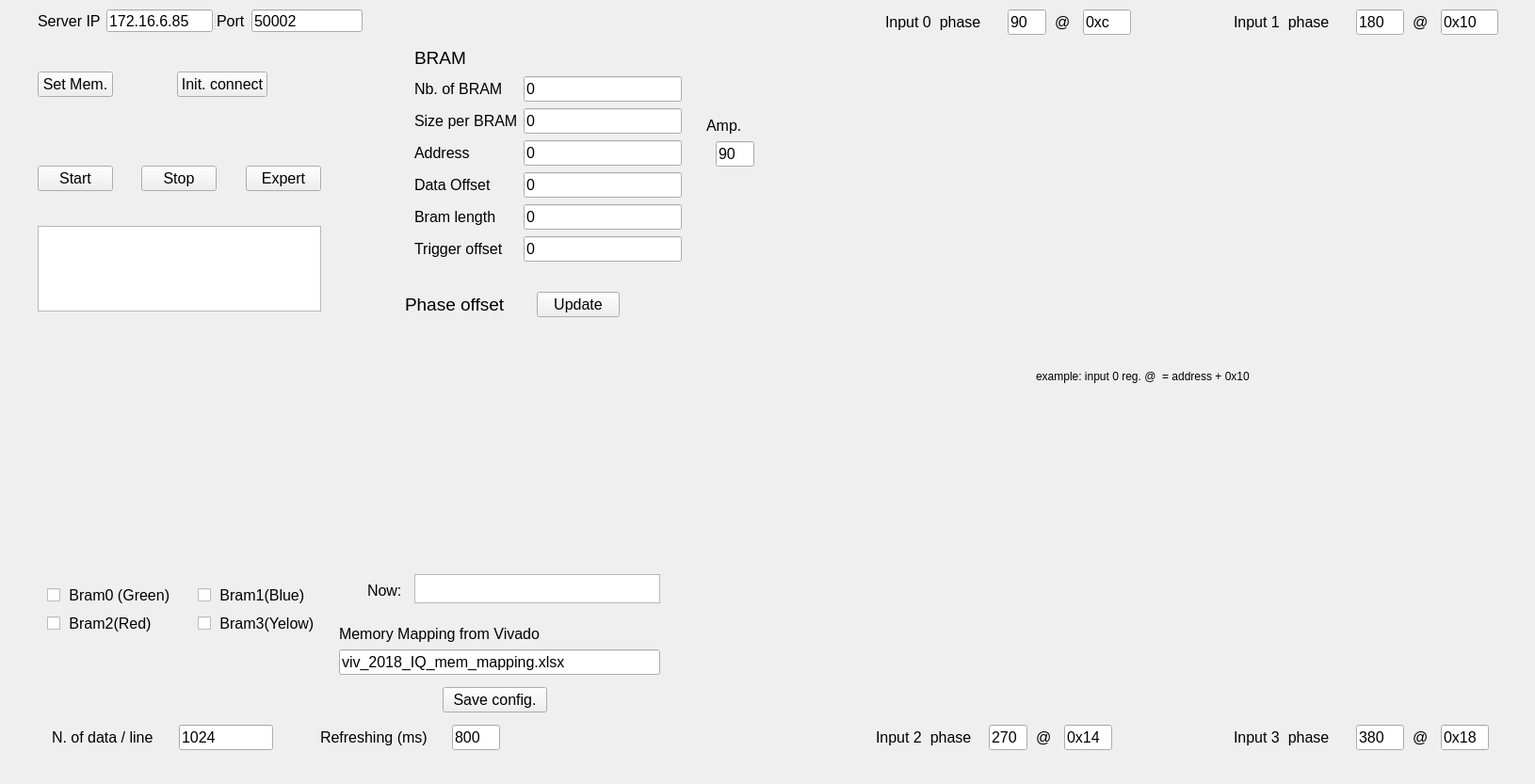
<?xml version="1.0" encoding="UTF-8"?>
<ui version="4.0">
 <class>MainWindow</class>
 <widget class="QMainWindow" name="MainWindow">
  <property name="geometry">
   <rect>
    <x>0</x>
    <y>0</y>
    <width>1630</width>
    <height>833</height>
   </rect>
  </property>
  <property name="windowTitle">
   <string>MainWindow</string>
  </property>
  <widget class="QWidget" name="centralwidget">
   <widget class="QLabel" name="label_6">
    <property name="geometry">
     <rect>
      <x>440</x>
      <y>50</y>
      <width>61</width>
      <height>22</height>
     </rect>
    </property>
    <property name="font">
     <font>
      <pointsize>14</pointsize>
     </font>
    </property>
    <property name="text">
     <string>BRAM</string>
    </property>
   </widget>
   <widget class="QWidget" name="formLayoutWidget">
    <property name="geometry">
     <rect>
      <x>440</x>
      <y>80</y>
      <width>284</width>
      <height>201</height>
     </rect>
    </property>
    <layout class="QGridLayout" name="gridLayout">
     <item row="2" column="1">
      <widget class="QLineEdit" name="ui_bram0_addr">
       <property name="font">
        <font>
         <pointsize>12</pointsize>
        </font>
       </property>
       <property name="text">
        <string>0</string>
       </property>
      </widget>
     </item>
     <item row="4" column="1">
      <widget class="QLineEdit" name="ui_bram0_maplen">
       <property name="font">
        <font>
         <pointsize>12</pointsize>
        </font>
       </property>
       <property name="text">
        <string>0</string>
       </property>
      </widget>
     </item>
     <item row="1" column="1">
      <widget class="QLineEdit" name="ui_bram0_size">
       <property name="font">
        <font>
         <pointsize>12</pointsize>
        </font>
       </property>
       <property name="text">
        <string>0</string>
       </property>
      </widget>
     </item>
     <item row="0" column="0">
      <widget class="QLabel" name="txt_nbr_bram">
       <property name="font">
        <font>
         <pointsize>12</pointsize>
        </font>
       </property>
       <property name="text">
        <string>Nb. of BRAM</string>
       </property>
      </widget>
     </item>
     <item row="2" column="0">
      <widget class="QLabel" name="txt_bram0_start_addr">
       <property name="font">
        <font>
         <pointsize>12</pointsize>
        </font>
       </property>
       <property name="text">
        <string>Address</string>
       </property>
      </widget>
     </item>
     <item row="4" column="0">
      <widget class="QLabel" name="txt_bram0_len">
       <property name="font">
        <font>
         <pointsize>12</pointsize>
        </font>
       </property>
       <property name="text">
        <string>Bram length</string>
       </property>
      </widget>
     </item>
     <item row="1" column="0">
      <widget class="QLabel" name="txt_Onebram_size">
       <property name="font">
        <font>
         <pointsize>12</pointsize>
        </font>
       </property>
       <property name="text">
        <string>Size per BRAM</string>
       </property>
      </widget>
     </item>
     <item row="0" column="1">
      <widget class="QLineEdit" name="ui_nbr_bram">
       <property name="font">
        <font>
         <pointsize>12</pointsize>
        </font>
       </property>
       <property name="text">
        <string>0</string>
       </property>
      </widget>
     </item>
     <item row="3" column="1">
      <widget class="QLineEdit" name="ui_bram0_offset">
       <property name="font">
        <font>
         <pointsize>12</pointsize>
        </font>
       </property>
       <property name="text">
        <string>0</string>
       </property>
      </widget>
     </item>
     <item row="3" column="0">
      <widget class="QLabel" name="txt_bram0_offset">
       <property name="font">
        <font>
         <pointsize>12</pointsize>
        </font>
       </property>
       <property name="text">
        <string>Data Offset</string>
       </property>
       <property name="margin">
        <number>0</number>
       </property>
      </widget>
     </item>
     <item row="5" column="1">
      <widget class="QLineEdit" name="ui_trig_addr">
       <property name="font">
        <font>
         <pointsize>12</pointsize>
        </font>
       </property>
       <property name="text">
        <string>0</string>
       </property>
      </widget>
     </item>
     <item row="5" column="0">
      <widget class="QLabel" name="txt_trig_addr">
       <property name="font">
        <font>
         <pointsize>12</pointsize>
        </font>
       </property>
       <property name="text">
        <string>Trigger offset</string>
       </property>
      </widget>
     </item>
    </layout>
   </widget>
   <widget class="QTextBrowser" name="msgbox">
    <property name="geometry">
     <rect>
      <x>40</x>
      <y>240</y>
      <width>301</width>
      <height>91</height>
     </rect>
    </property>
    <property name="font">
     <font>
      <pointsize>14</pointsize>
     </font>
    </property>
   </widget>
   <widget class="QSplitter" name="splitter">
    <property name="geometry">
     <rect>
      <x>40</x>
      <y>10</y>
      <width>345</width>
      <height>24</height>
     </rect>
    </property>
    <property name="orientation">
     <enum>Qt::Horizontal</enum>
    </property>
    <widget class="QWidget" name="formLayoutWidget_2">
     <layout class="QFormLayout" name="formLayout_2">
      <item row="0" column="0">
       <widget class="QLabel" name="label">
        <property name="font">
         <font>
          <pointsize>12</pointsize>
         </font>
        </property>
        <property name="text">
         <string>Server IP</string>
        </property>
       </widget>
      </item>
      <item row="0" column="1">
       <widget class="QLineEdit" name="server_ip">
        <property name="font">
         <font>
          <pointsize>12</pointsize>
         </font>
        </property>
        <property name="text">
         <string>172.16.6.85</string>
        </property>
       </widget>
      </item>
     </layout>
    </widget>
    <widget class="QWidget" name="formLayoutWidget_3">
     <layout class="QFormLayout" name="formLayout_4">
      <item row="0" column="0">
       <widget class="QLabel" name="label_7">
        <property name="font">
         <font>
          <pointsize>12</pointsize>
         </font>
        </property>
        <property name="text">
         <string>Port</string>
        </property>
       </widget>
      </item>
      <item row="0" column="1">
       <widget class="QLineEdit" name="server_port">
        <property name="font">
         <font>
          <pointsize>12</pointsize>
         </font>
        </property>
        <property name="text">
         <string>50002</string>
        </property>
       </widget>
      </item>
     </layout>
    </widget>
   </widget>
   <widget class="CustomWidget" name="rtplot" native="true">
    <property name="geometry">
     <rect>
      <x>40</x>
      <y>340</y>
      <width>671</width>
      <height>261</height>
     </rect>
    </property>
   </widget>
   <widget class="QTextEdit" name="current_dt">
    <property name="geometry">
     <rect>
      <x>440</x>
      <y>610</y>
      <width>261</width>
      <height>31</height>
     </rect>
    </property>
   </widget>
   <widget class="QLabel" name="label_2">
    <property name="geometry">
     <rect>
      <x>390</x>
      <y>620</y>
      <width>59</width>
      <height>14</height>
     </rect>
    </property>
    <property name="font">
     <font>
      <pointsize>12</pointsize>
     </font>
    </property>
    <property name="text">
     <string>Now:</string>
    </property>
   </widget>
   <widget class="QLineEdit" name="bram0_num_data">
    <property name="geometry">
     <rect>
      <x>190</x>
      <y>770</y>
      <width>100</width>
      <height>27</height>
     </rect>
    </property>
    <property name="font">
     <font>
      <pointsize>12</pointsize>
     </font>
    </property>
    <property name="text">
     <string>1024</string>
    </property>
   </widget>
   <widget class="QLabel" name="now">
    <property name="geometry">
     <rect>
      <x>55</x>
      <y>770</y>
      <width>129</width>
      <height>27</height>
     </rect>
    </property>
    <property name="font">
     <font>
      <pointsize>12</pointsize>
     </font>
    </property>
    <property name="text">
     <string>N. of data / line</string>
    </property>
    <property name="margin">
     <number>0</number>
    </property>
   </widget>
   <widget class="QLineEdit" name="excel_path">
    <property name="geometry">
     <rect>
      <x>360</x>
      <y>690</y>
      <width>341</width>
      <height>27</height>
     </rect>
    </property>
    <property name="font">
     <font>
      <pointsize>12</pointsize>
     </font>
    </property>
    <property name="text">
     <string>viv_2018_IQ_mem_mapping.xlsx</string>
    </property>
   </widget>
   <widget class="QLabel" name="txt_nbr_bram_2">
    <property name="geometry">
     <rect>
      <x>360</x>
      <y>660</y>
      <width>261</width>
      <height>27</height>
     </rect>
    </property>
    <property name="font">
     <font>
      <pointsize>12</pointsize>
     </font>
    </property>
    <property name="text">
     <string>Memory Mapping from Vivado</string>
    </property>
   </widget>
   <widget class="QLabel" name="txt_nbr_bram_4">
    <property name="geometry">
     <rect>
      <x>430</x>
      <y>310</y>
      <width>191</width>
      <height>27</height>
     </rect>
    </property>
    <property name="font">
     <font>
      <pointsize>14</pointsize>
     </font>
    </property>
    <property name="text">
     <string>Phase offset</string>
    </property>
   </widget>
   <widget class="CustomWidget" name="plt_ch0_iq" native="true">
    <property name="geometry">
     <rect>
      <x>800</x>
      <y>40</y>
      <width>380</width>
      <height>350</height>
     </rect>
    </property>
   </widget>
   <widget class="QLabel" name="label_3">
    <property name="geometry">
     <rect>
      <x>1100</x>
      <y>390</y>
      <width>411</width>
      <height>20</height>
     </rect>
    </property>
    <property name="text">
     <string>example: input 0 reg. @  = address + 0x10 </string>
    </property>
   </widget>
   <widget class="QWidget" name="horizontalLayoutWidget">
    <property name="geometry">
     <rect>
      <x>40</x>
      <y>50</y>
      <width>306</width>
      <height>80</height>
     </rect>
    </property>
    <layout class="QHBoxLayout" name="horizontalLayout_9">
     <item>
      <widget class="QPushButton" name="button_set_bram">
       <property name="font">
        <font>
         <pointsize>12</pointsize>
        </font>
       </property>
       <property name="text">
        <string>Set Mem.</string>
       </property>
      </widget>
     </item>
     <item>
      <spacer name="horizontalSpacer">
       <property name="orientation">
        <enum>Qt::Horizontal</enum>
       </property>
       <property name="sizeHint" stdset="0">
        <size>
         <width>40</width>
         <height>20</height>
        </size>
       </property>
      </spacer>
     </item>
     <item>
      <widget class="QPushButton" name="button_init">
       <property name="font">
        <font>
         <pointsize>12</pointsize>
        </font>
       </property>
       <property name="text">
        <string>Init. connect</string>
       </property>
      </widget>
     </item>
     <item>
      <spacer name="horizontalSpacer_2">
       <property name="orientation">
        <enum>Qt::Horizontal</enum>
       </property>
       <property name="sizeHint" stdset="0">
        <size>
         <width>40</width>
         <height>20</height>
        </size>
       </property>
      </spacer>
     </item>
    </layout>
   </widget>
   <widget class="QWidget" name="horizontalLayoutWidget_2">
    <property name="geometry">
     <rect>
      <x>40</x>
      <y>150</y>
      <width>301</width>
      <height>80</height>
     </rect>
    </property>
    <layout class="QHBoxLayout" name="horizontalLayout_11">
     <item>
      <widget class="QPushButton" name="button_start">
       <property name="font">
        <font>
         <pointsize>12</pointsize>
        </font>
       </property>
       <property name="text">
        <string>Start</string>
       </property>
      </widget>
     </item>
     <item>
      <spacer name="horizontalSpacer_3">
       <property name="orientation">
        <enum>Qt::Horizontal</enum>
       </property>
       <property name="sizeHint" stdset="0">
        <size>
         <width>40</width>
         <height>20</height>
        </size>
       </property>
      </spacer>
     </item>
     <item>
      <widget class="QPushButton" name="button_stop">
       <property name="font">
        <font>
         <pointsize>12</pointsize>
        </font>
       </property>
       <property name="text">
        <string>Stop</string>
       </property>
      </widget>
     </item>
     <item>
      <spacer name="horizontalSpacer_5">
       <property name="orientation">
        <enum>Qt::Horizontal</enum>
       </property>
       <property name="sizeHint" stdset="0">
        <size>
         <width>40</width>
         <height>20</height>
        </size>
       </property>
      </spacer>
     </item>
     <item>
      <widget class="QPushButton" name="button_expert">
       <property name="font">
        <font>
         <pointsize>12</pointsize>
        </font>
       </property>
       <property name="text">
        <string>Expert</string>
       </property>
      </widget>
     </item>
    </layout>
   </widget>
   <widget class="QCheckBox" name="bram0">
    <property name="geometry">
     <rect>
      <x>50</x>
      <y>620</y>
      <width>168</width>
      <height>25</height>
     </rect>
    </property>
    <property name="font">
     <font>
      <pointsize>12</pointsize>
     </font>
    </property>
    <property name="text">
     <string> Bram0 (Green)</string>
    </property>
   </widget>
   <widget class="QCheckBox" name="bram1">
    <property name="geometry">
     <rect>
      <x>210</x>
      <y>620</y>
      <width>168</width>
      <height>25</height>
     </rect>
    </property>
    <property name="font">
     <font>
      <pointsize>12</pointsize>
     </font>
    </property>
    <property name="text">
     <string> Bram1(Blue)</string>
    </property>
   </widget>
   <widget class="QCheckBox" name="bram2">
    <property name="geometry">
     <rect>
      <x>50</x>
      <y>650</y>
      <width>168</width>
      <height>25</height>
     </rect>
    </property>
    <property name="font">
     <font>
      <pointsize>12</pointsize>
     </font>
    </property>
    <property name="text">
     <string> Bram2(Red)</string>
    </property>
   </widget>
   <widget class="QCheckBox" name="bram3">
    <property name="geometry">
     <rect>
      <x>210</x>
      <y>650</y>
      <width>168</width>
      <height>25</height>
     </rect>
    </property>
    <property name="font">
     <font>
      <pointsize>12</pointsize>
     </font>
    </property>
    <property name="text">
     <string> Bram3(Yelow)</string>
    </property>
   </widget>
   <widget class="QPushButton" name="button_save_config">
    <property name="geometry">
     <rect>
      <x>470</x>
      <y>730</y>
      <width>111</width>
      <height>27</height>
     </rect>
    </property>
    <property name="font">
     <font>
      <pointsize>12</pointsize>
     </font>
    </property>
    <property name="text">
     <string>Save config.</string>
    </property>
   </widget>
   <widget class="CustomWidget" name="plt_ch1_iq" native="true">
    <property name="geometry">
     <rect>
      <x>1220</x>
      <y>40</y>
      <width>380</width>
      <height>350</height>
     </rect>
    </property>
   </widget>
   <widget class="CustomWidget" name="plt_ch2_iq" native="true">
    <property name="geometry">
     <rect>
      <x>800</x>
      <y>410</y>
      <width>380</width>
      <height>350</height>
     </rect>
    </property>
   </widget>
   <widget class="CustomWidget" name="plt_ch3_iq" native="true">
    <property name="geometry">
     <rect>
      <x>1220</x>
      <y>410</y>
      <width>380</width>
      <height>350</height>
     </rect>
    </property>
   </widget>
   <widget class="QPushButton" name="button_phase">
    <property name="geometry">
     <rect>
      <x>570</x>
      <y>310</y>
      <width>88</width>
      <height>27</height>
     </rect>
    </property>
    <property name="font">
     <font>
      <pointsize>12</pointsize>
     </font>
    </property>
    <property name="text">
     <string>Update</string>
    </property>
   </widget>
   <widget class="QLineEdit" name="ui_ph0_deg">
    <property name="geometry">
     <rect>
      <x>1070</x>
      <y>10</y>
      <width>41</width>
      <height>27</height>
     </rect>
    </property>
    <property name="font">
     <font>
      <pointsize>12</pointsize>
     </font>
    </property>
    <property name="text">
     <string>90</string>
    </property>
   </widget>
   <widget class="QLineEdit" name="ui_ph0_add">
    <property name="geometry">
     <rect>
      <x>1150</x>
      <y>10</y>
      <width>51</width>
      <height>27</height>
     </rect>
    </property>
    <property name="font">
     <font>
      <pointsize>12</pointsize>
     </font>
    </property>
    <property name="text">
     <string>0xc</string>
    </property>
   </widget>
   <widget class="QLabel" name="txt_nbr_bram_3">
    <property name="geometry">
     <rect>
      <x>940</x>
      <y>10</y>
      <width>121</width>
      <height>27</height>
     </rect>
    </property>
    <property name="font">
     <font>
      <pointsize>12</pointsize>
     </font>
    </property>
    <property name="text">
     <string>Input 0  phase</string>
    </property>
   </widget>
   <widget class="QLineEdit" name="ui_ph1_add">
    <property name="geometry">
     <rect>
      <x>1530</x>
      <y>10</y>
      <width>61</width>
      <height>27</height>
     </rect>
    </property>
    <property name="font">
     <font>
      <pointsize>12</pointsize>
     </font>
    </property>
    <property name="text">
     <string>0x10</string>
    </property>
   </widget>
   <widget class="QLineEdit" name="ui_ph1_deg">
    <property name="geometry">
     <rect>
      <x>1440</x>
      <y>10</y>
      <width>51</width>
      <height>27</height>
     </rect>
    </property>
    <property name="font">
     <font>
      <pointsize>12</pointsize>
     </font>
    </property>
    <property name="text">
     <string>180</string>
    </property>
   </widget>
   <widget class="QLineEdit" name="ui_ph2_deg">
    <property name="geometry">
     <rect>
      <x>1050</x>
      <y>770</y>
      <width>41</width>
      <height>27</height>
     </rect>
    </property>
    <property name="font">
     <font>
      <pointsize>12</pointsize>
     </font>
    </property>
    <property name="text">
     <string>270</string>
    </property>
   </widget>
   <widget class="QLineEdit" name="ui_ph2_add">
    <property name="geometry">
     <rect>
      <x>1130</x>
      <y>770</y>
      <width>51</width>
      <height>27</height>
     </rect>
    </property>
    <property name="font">
     <font>
      <pointsize>12</pointsize>
     </font>
    </property>
    <property name="text">
     <string>0x14</string>
    </property>
   </widget>
   <widget class="QLabel" name="txt_nbr_bram_15">
    <property name="geometry">
     <rect>
      <x>1100</x>
      <y>770</y>
      <width>21</width>
      <height>27</height>
     </rect>
    </property>
    <property name="font">
     <font>
      <pointsize>12</pointsize>
     </font>
    </property>
    <property name="text">
     <string>@</string>
    </property>
   </widget>
   <widget class="QLabel" name="txt_nbr_bram_18">
    <property name="geometry">
     <rect>
      <x>1120</x>
      <y>10</y>
      <width>21</width>
      <height>27</height>
     </rect>
    </property>
    <property name="font">
     <font>
      <pointsize>12</pointsize>
     </font>
    </property>
    <property name="text">
     <string>@</string>
    </property>
   </widget>
   <widget class="QLabel" name="txt_nbr_bram_19">
    <property name="geometry">
     <rect>
      <x>1500</x>
      <y>10</y>
      <width>21</width>
      <height>27</height>
     </rect>
    </property>
    <property name="font">
     <font>
      <pointsize>12</pointsize>
     </font>
    </property>
    <property name="text">
     <string>@</string>
    </property>
   </widget>
   <widget class="QLabel" name="txt_nbr_bram_5">
    <property name="geometry">
     <rect>
      <x>1310</x>
      <y>10</y>
      <width>121</width>
      <height>27</height>
     </rect>
    </property>
    <property name="font">
     <font>
      <pointsize>12</pointsize>
     </font>
    </property>
    <property name="text">
     <string>Input 1  phase</string>
    </property>
   </widget>
   <widget class="QLabel" name="txt_nbr_bram_8">
    <property name="geometry">
     <rect>
      <x>930</x>
      <y>770</y>
      <width>121</width>
      <height>27</height>
     </rect>
    </property>
    <property name="font">
     <font>
      <pointsize>12</pointsize>
     </font>
    </property>
    <property name="text">
     <string>Input 2  phase</string>
    </property>
   </widget>
   <widget class="QLabel" name="txt_nbr_bram_9">
    <property name="geometry">
     <rect>
      <x>1310</x>
      <y>770</y>
      <width>121</width>
      <height>27</height>
     </rect>
    </property>
    <property name="font">
     <font>
      <pointsize>12</pointsize>
     </font>
    </property>
    <property name="text">
     <string>Input 3  phase</string>
    </property>
   </widget>
   <widget class="QLineEdit" name="ui_ph3_deg">
    <property name="geometry">
     <rect>
      <x>1440</x>
      <y>770</y>
      <width>51</width>
      <height>27</height>
     </rect>
    </property>
    <property name="font">
     <font>
      <pointsize>12</pointsize>
     </font>
    </property>
    <property name="text">
     <string>380</string>
    </property>
   </widget>
   <widget class="QLabel" name="txt_nbr_bram_17">
    <property name="geometry">
     <rect>
      <x>1500</x>
      <y>770</y>
      <width>16</width>
      <height>27</height>
     </rect>
    </property>
    <property name="font">
     <font>
      <pointsize>12</pointsize>
     </font>
    </property>
    <property name="text">
     <string>@</string>
    </property>
   </widget>
   <widget class="QLineEdit" name="ui_ph3_add">
    <property name="geometry">
     <rect>
      <x>1530</x>
      <y>770</y>
      <width>51</width>
      <height>27</height>
     </rect>
    </property>
    <property name="font">
     <font>
      <pointsize>12</pointsize>
     </font>
    </property>
    <property name="text">
     <string>0x18</string>
    </property>
   </widget>
   <widget class="QLineEdit" name="refresh_time">
    <property name="geometry">
     <rect>
      <x>480</x>
      <y>770</y>
      <width>51</width>
      <height>27</height>
     </rect>
    </property>
    <property name="font">
     <font>
      <pointsize>12</pointsize>
     </font>
    </property>
    <property name="text">
     <string>800</string>
    </property>
   </widget>
   <widget class="QLabel" name="now_2">
    <property name="geometry">
     <rect>
      <x>340</x>
      <y>770</y>
      <width>129</width>
      <height>27</height>
     </rect>
    </property>
    <property name="font">
     <font>
      <pointsize>12</pointsize>
     </font>
    </property>
    <property name="text">
     <string>Refreshing (ms)</string>
    </property>
    <property name="margin">
     <number>0</number>
    </property>
   </widget>
   <widget class="QLineEdit" name="ui_ph0_deg_2">
    <property name="geometry">
     <rect>
      <x>760</x>
      <y>150</y>
      <width>41</width>
      <height>27</height>
     </rect>
    </property>
    <property name="font">
     <font>
      <pointsize>12</pointsize>
     </font>
    </property>
    <property name="text">
     <string>90</string>
    </property>
   </widget>
   <widget class="QLabel" name="txt_nbr_bram_6">
    <property name="geometry">
     <rect>
      <x>750</x>
      <y>120</y>
      <width>51</width>
      <height>27</height>
     </rect>
    </property>
    <property name="font">
     <font>
      <pointsize>12</pointsize>
     </font>
    </property>
    <property name="text">
     <string>Amp.</string>
    </property>
   </widget>
  </widget>
  <widget class="QMenuBar" name="menubar">
   <property name="geometry">
    <rect>
     <x>0</x>
     <y>0</y>
     <width>1630</width>
     <height>19</height>
    </rect>
   </property>
  </widget>
 </widget>
 <customwidgets>
  <customwidget>
   <class>CustomWidget</class>
   <extends>QWidget</extends>
   <header location="global">Plotter.h</header>
   <container>1</container>
  </customwidget>
 </customwidgets>
 <resources/>
 <connections>
  <connection>
   <sender>button_set_bram</sender>
   <signal>clicked()</signal>
   <receiver>button_init</receiver>
   <slot>show()</slot>
   <hints>
    <hint type="sourcelabel">
     <x>122</x>
     <y>113</y>
    </hint>
    <hint type="destinationlabel">
     <x>200</x>
     <y>111</y>
    </hint>
   </hints>
  </connection>
  <connection>
   <sender>button_init</sender>
   <signal>clicked()</signal>
   <receiver>button_start</receiver>
   <slot>show()</slot>
   <hints>
    <hint type="sourcelabel">
     <x>248</x>
     <y>107</y>
    </hint>
    <hint type="destinationlabel">
     <x>93</x>
     <y>211</y>
    </hint>
   </hints>
  </connection>
  <connection>
   <sender>button_start</sender>
   <signal>clicked()</signal>
   <receiver>button_stop</receiver>
   <slot>show()</slot>
   <hints>
    <hint type="sourcelabel">
     <x>109</x>
     <y>200</y>
    </hint>
    <hint type="destinationlabel">
     <x>180</x>
     <y>216</y>
    </hint>
   </hints>
  </connection>
  <connection>
   <sender>button_stop</sender>
   <signal>clicked()</signal>
   <receiver>button_init</receiver>
   <slot>show()</slot>
   <hints>
    <hint type="sourcelabel">
     <x>223</x>
     <y>200</y>
    </hint>
    <hint type="destinationlabel">
     <x>236</x>
     <y>111</y>
    </hint>
   </hints>
  </connection>
  <connection>
   <sender>button_init</sender>
   <signal>clicked()</signal>
   <receiver>button_phase</receiver>
   <slot>show()</slot>
   <hints>
    <hint type="sourcelabel">
     <x>285</x>
     <y>104</y>
    </hint>
    <hint type="destinationlabel">
     <x>970</x>
     <y>71</y>
    </hint>
   </hints>
  </connection>
 </connections>
</ui>
